Frame 1 (no input): blank canvas, image omitted
Frame 60 (no input): blank canvas, image omitted
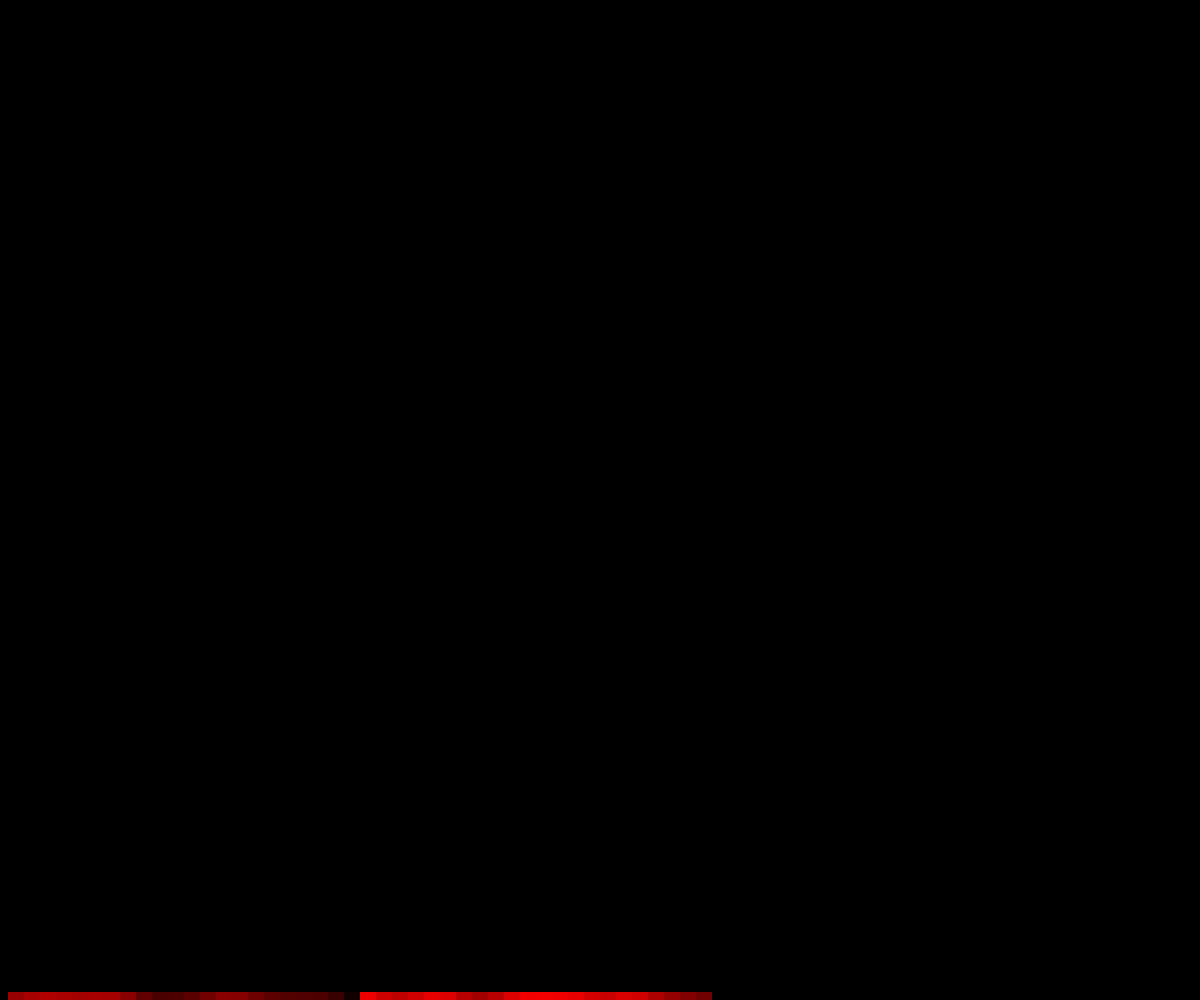
Frame 120 (the mouse pressed at the canvas centre since frame 60)

The p5.js sketch whose frames 1 and 60 were blank and that drew this single picture after the mouse press (run headless with seeded random() and noise() and a simulated clock; from frame 60 on, the mouse is pressed at the canvas centre):

// p5.js sketch
// ── sketch.js
// -
// Variazione 10PRINT by Ilenia Balella [keyword1, keyword2]
// 2020 © Ilenia Balella @ileniab, Daniele @Fupete and the course DSII2020 at DESIGN.unirsm 
// github.com/dsii-2020-unirsm — github.com/ileniab
// Educational purposes, MIT License, 2020, San Marino
// —


let x = 0; //coordinata x 
let y = 0; //coordinata y 
let dim = 16; 

let t = 0;
let t1 = 0;



function setup() {
  createCanvas(windowWidth, windowHeight);
  background(0);
  noStroke();

  //frameRate(5);
}

function draw() {
  translate((-dim/2),windowHeight+(dim/2));
  x += dim;
let colore = noise(t);
let colore1 = noise(t1);
//colore = map(colore, 0, 1, 0, width);
colore1 = map(colore1, 0, 1, 0, width);

  
  t += 0.01;
  t1 += 0.05;
  
 fill(colore1%255,colore%255,colore%255);

    rect(x, y, dim, dim);


  if (x> windowWidth) {
    x = 0;
    y -= dim;
  }
  if (y + dim < -(windowHeight)) {

    x = 0;
    y = 0;
  }

}
